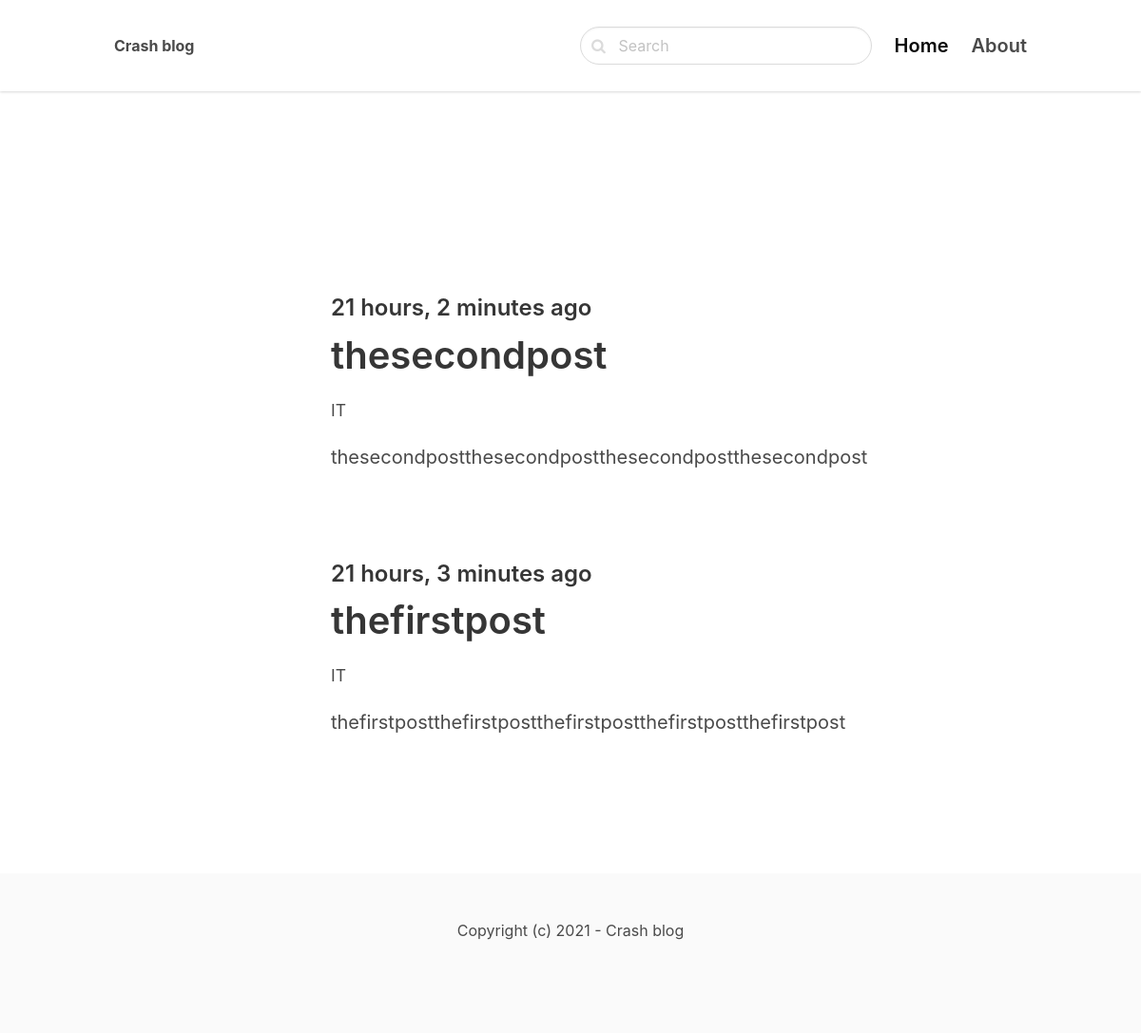
/it/, run on the app's committed database.
### core/models.py (models this page shows, shortened)
class Post(models.Model):
    category = models.ForeignKey('Category', related_name='posts', on_delete=models.CASCADE)
    title = models.CharField(max_length=255)
    slug = models.SlugField()
    intro = models.TextField()
    body = models.TextField()
    created_at = models.DateTimeField(auto_now_add=True)
    is_published = models.BooleanField(default=True)
    image = models.ImageField(upload_to='media/', blank=True, null=True)
    class Meta:
        verbose_name = 'Post'
        verbose_name_plural = 'Posts'
        ordering = ('-created_at',)

class Category(models.Model):
    title = models.CharField(max_length=255)
    slug = models.SlugField()
    class Meta:
        verbose_name = 'Category'
        verbose_name_plural = 'Categories'
        ordering = ('title', )
    def __str__(self):
        return self.title

### core/views.py (the view)
# urls.py: path('<slug:slug>/', category, name='category'),
def category(request, slug):
    category = get_object_or_404(Category, slug=slug)
    posts = category.posts.filter(is_published=True)
    context = {
        'category': category,
        'posts': posts,
    }
    return render(request, 'core/category_list.html', context)

### core/templates/core/category_list.html (shortened to what this page needs)
{% extends 'core/base.html' %}
{% block content %}
<section class="hero">
    <div class="hero-body">
        <div class="container">
            <section class="section">
                <div class="columns">
                    <div class="column is-8 is-offset-2">
                        {% for post in posts %}
                        <div class="content is-medium">
                            <a href="">
                                <figure class="image">
                                </figure>
                                <h2 class="subtitle is-4">{{ post.created_at|timesince }} ago</h2>
                                <a href="{% url 'detail' post.category.slug post.slug %}"><h1 class="title">{{ post.title }}</h1></a>
                                <p><small>{{ post.category }}</small></p>
                                <p>{{ post.intro }}</p>
                            </a>
                        </div>
                        {% empty %}
                            <div class="content">
                                <p>There's no posts in this category </p>
                            </div>
                        {% endfor %}
                    </div>
                </div>
            </section>
        </div>
    </div>
</section>
{% endblock %}

### data on the page
Post: created_at "21 hours, 2 minutes", title "thesecondpost", category "IT", intro "thesecondpostthesecondpostthesecondpostthesecondpost"
Post: created_at "21 hours, 3 minutes", title "thefirstpost", category "IT", intro "thefirstpostthefirstpostthefirstpostthefirstpostthefirstpost"
